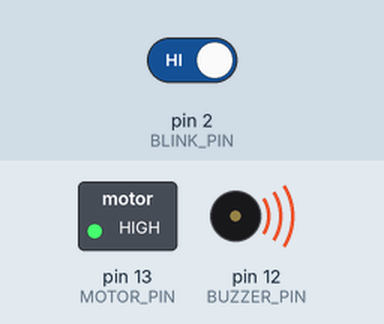
Simulated run of this sketch. Board: Arduino Uno, built with avr-gcc and run on an emulated ATmega328P. On the bench: switched loads named in the sketch (green lamp = pin HIGH), buzzer (waves = sounding, pin HIGH). Inputs (shaded band) come from the test bench; at power-on: pin 2 (BLINK_PIN) HIGH.

Above: at 4.2 s.
4.3 s: pin 2 (BLINK_PIN) driven LOW
At 4.6 s:
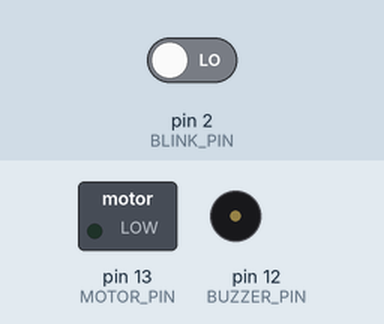
5.8 s: pin 2 (BLINK_PIN) driven HIGH
At 9.2 s:
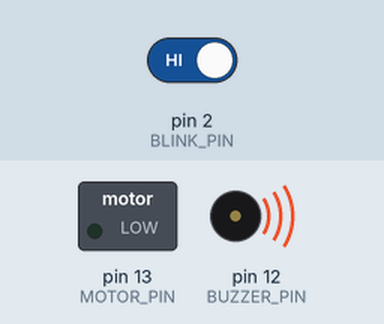
Timing chart, 0 to 11.3 s (numbered marks = the images above; inputs shaded):
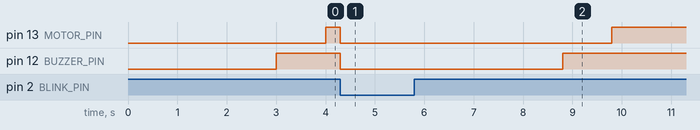

The sketch:

blink_sensor_detectdriveralertness.ino
```cpp
/*
 * Simple Driver Anti-Sleep Alarm System
 * Uses a blink sensor to detect driver alertness
 */

// Pin setup
const int BLINK_PIN = 2;      // Blink sensor input
const int MOTOR_PIN = 13;     // Vibration motor output
const int BUZZER_PIN = 12;    // Buzzer output

// Timing
unsigned long lastBlinkTime = 0;

void setup() {
  // Set pin modes
  pinMode(BLINK_PIN, INPUT);
  pinMode(MOTOR_PIN, OUTPUT);
  pinMode(BUZZER_PIN, OUTPUT);

  // Start with alerts off
  digitalWrite(MOTOR_PIN, LOW);
  digitalWrite(BUZZER_PIN, LOW);
}

void loop() {
  // Check blink sensor
  if (!digitalRead(BLINK_PIN)) {
    // Blink detected - reset timer and turn off alerts
    lastBlinkTime = millis();
    digitalWrite(BUZZER_PIN, LOW);
    digitalWrite(MOTOR_PIN, LOW);
  } else {
    // Calculate time since last blink
    unsigned long timeSinceLastBlink = millis() - lastBlinkTime;

    // After 3 seconds, activate buzzer
    if (timeSinceLastBlink >= 3000) {
      digitalWrite(BUZZER_PIN, HIGH);
    }

    // After 4 seconds, activate motor
    if (timeSinceLastBlink >= 4000) {
      digitalWrite(MOTOR_PIN, HIGH);
    }
  }
}
```

Measured:
- after the input at 4.3 s, pin 13 (MOTOR_PIN), pin 12 (BUZZER_PIN): HIGH → LOW at once
- after the input at 5.8 s, pin 13 (MOTOR_PIN): LOW → HIGH after 4.0 s; pin 12 (BUZZER_PIN): LOW → HIGH after 3.0 s
